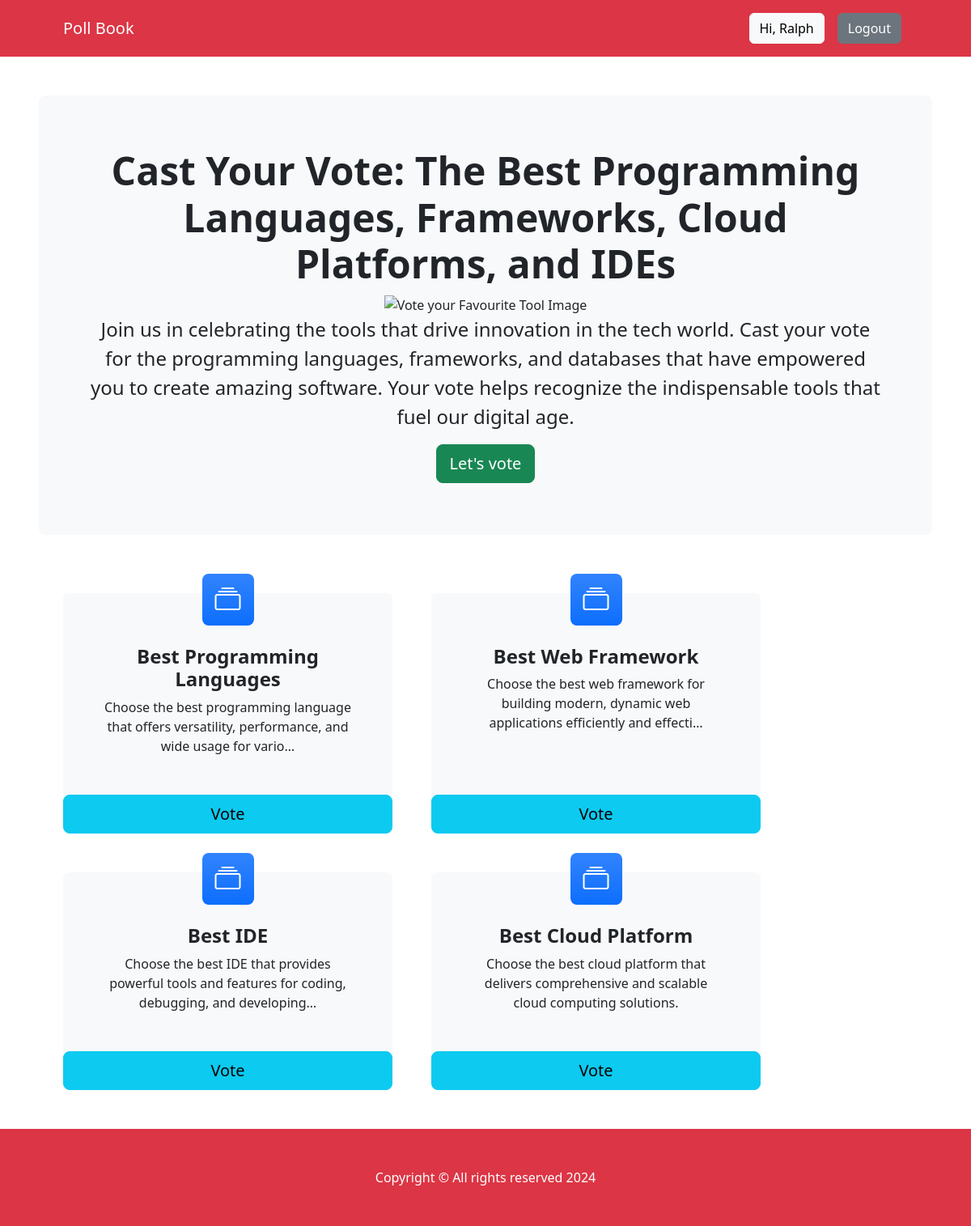
Screenshot of / (signed in) with the database file from the repository.
### pollapp/models.py (models this page shows, shortened)
class Category(models.Model):
    title = models.CharField(max_length=200)
    slug = models.SlugField(blank=True, null=True)
    description = models.TextField(blank=True, null=True)
    total_vote = models.IntegerField(default=0)
    voters = models.ManyToManyField(User, blank=True)

### pollapp/views.py (the view)
def index(request):
    categories = Category.objects.all()
    context = {"categories":categories}
    return render(request, "index.html", context)

### pollapp/templates/index.html
{% extends 'base.html' %}
{% block content %}
<header class="py-5">
    <div class="container-fluid px-lg-5">
        <div class="p-4 p-lg-5 bg-light rounded-3 text-center">
            <div class="m-4 m-lg-3">
                <h1 class="display-5 fw-bold">Cast Your Vote: The Best Programming Languages, Frameworks, Cloud Platforms, and IDEs</h1>
                <img src="https://www.saturdayeveningpost.com/wp-content/uploads/satevepost/poll860.jpg" alt="Vote your Favourite Tool Image">
                <p class="fs-4">Join us in celebrating the tools that drive innovation in the tech world. Cast your vote for the programming languages, frameworks, and databases that have empowered you to create amazing software. Your vote helps recognize the indispensable tools that fuel our digital age.</p>
                <a class="btn btn-success btn-lg" href="#votingSection">Let's vote</a>
            </div>
        </div>
    </div>
</header>
<section class="pt-4" id="votingSection">
    <div class="container px-lg-5">
        <div class="row gx-lg-5">
            {% for category in categories  %}
            <div class="col-lg-5 col-xxl-3 mb-5">
                <div class="card bg-light border-0 h-100">
                    <div class="card-body text-center p-4 p-lg-5 pt-0 pt-lg-0">
                        <div class="feature bg-primary bg-gradient text-white rounded-3 mb-4 mt-n4"><i class="bi bi-collection"></i></div>
                        <h2 class="fs-4 fw-bold">{{category.title}}</h2>
                        <p class="mb-0">{{category.description | truncatechars:100}}</p>
                    </div>
                    <a class="btn btn-info btn-lg" href="{% url 'detail' category.slug  %}">Vote</a>
                </div>
            </div>
            {% endfor %}
        </div>
    </div>
</section>
{% endblock content %}

### pollapp/templates/base.html (shortened to what this page needs)
<!DOCTYPE html>
{% load static %}
<html lang="en">
<head>
    <link href="https://cdn.jsdelivr.net/npm/bootstrap-icons@1.4.1/font/bootstrap-icons.css" rel="stylesheet" />
    <link rel="stylesheet" href="{% static 'css/bootstrap.css' %}">
    <link rel="stylesheet" href="{% static 'css/style.css' %}">
</head>
<body>
     <nav class="navbar navbar-expand-lg navbar-dark bg-danger">
        <div class="container px-lg-5">
            <a class="navbar-brand" href="{% url 'index'  %}">Poll Book</a>
            <div class="collapse navbar-collapse" id="navbarSupportedContent">
                <ul class="navbar-nav ms-auto mb-2 mb-lg-0">
                    {% if request.user.is_authenticated %}
                    <li class="nav-item"><a class="nav-link" href="#"><button class="btn btn-light">Hi, {{request.user.username}}</button></a></li>
                    <li class="nav-item"><a class="nav-link" href="{% url 'logout' %}"><button class="btn btn-secondary">Logout</button></a></li>
                    {% else %}
                    <li class="nav-item"><a class="nav-link" href="{% url 'signin' %}"><button class="btn btn-primary">Login</button></a></li>
                    <li class="nav-item"><a class="nav-link" href="{% url 'signup' %}"><button class="btn btn-primary">SignUp</button></a></li>
                    {% endif %}
                </ul>
            </div>
        </div>
    </nav>
    {% block content %}
    {% endblock content %}
     <footer class="py-5 bg-danger">
        <div class="container"><p class="m-0 text-center text-white">Copyright &copy; All rights reserved 2024</p></div>
    </footer>
</body>
</html>

### pollapp/static/css/style.css (style rules this page uses)
* { box-sizing: border-box; }

### rows the page displays
Category: title "Best Programming Languages", description "Choose the best programming language that offers versatility, performance, and wide usage for vario…"
Category: title "Best Web Framework", description "Choose the best web framework for building modern, dynamic web applications efficiently and effecti…"
Category: title "Best IDE", description "Choose the best IDE that provides powerful tools and features for coding, debugging, and developing…"
Category: title "Best Cloud Platform", description "Choose the best cloud platform that delivers comprehensive and scalable cloud computing solutions."

### other values shown
{{ request.user.username }} "Ralph"
